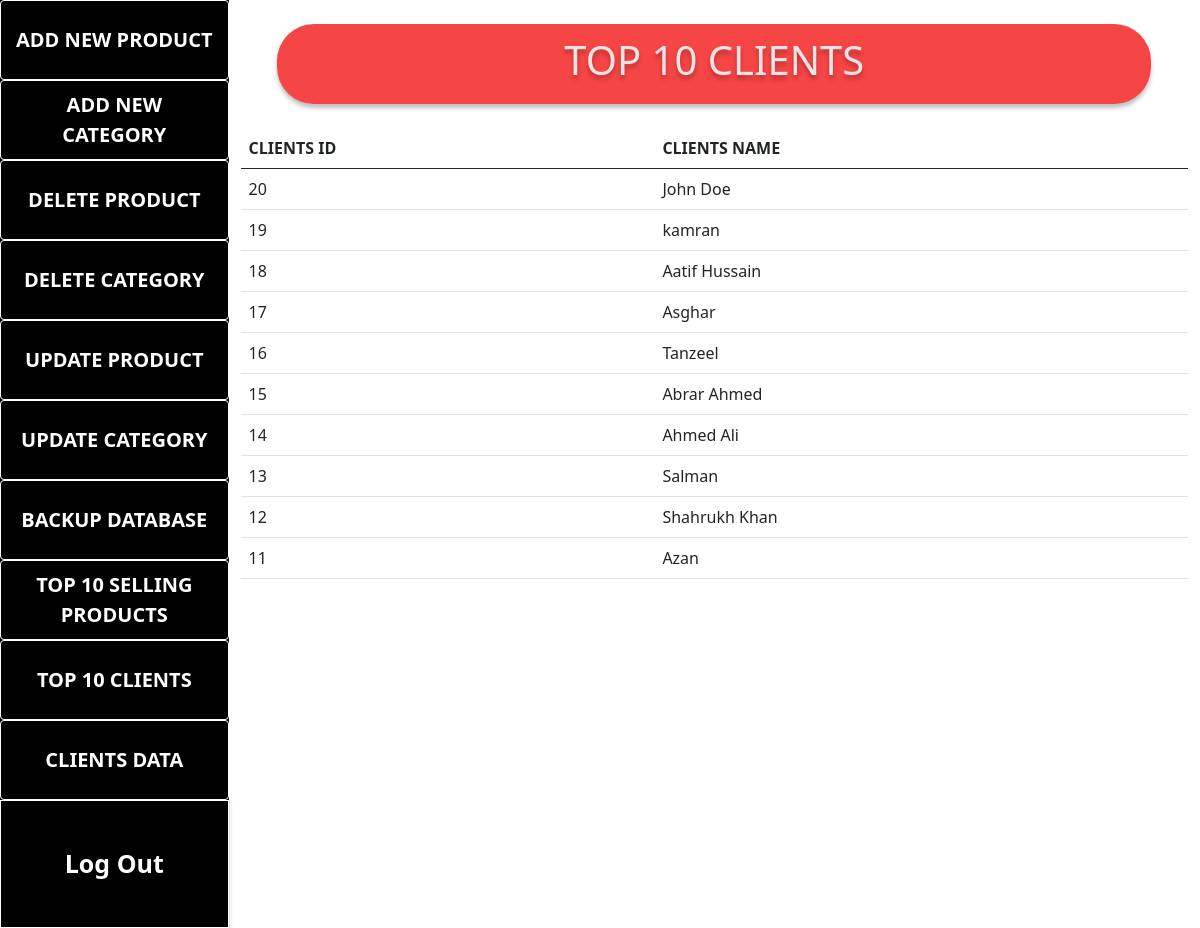
The page /top10clients.php on the database its author committed.
### tables this page shows
CREATE TABLE `users` (
  `id` int(11) NOT NULL,
  `username` varchar(255) NOT NULL,
  `email` varchar(255) NOT NULL,
  `password` varchar(255) NOT NULL
);

### top10clients.php (the view, shortened to what this page needs)
<?php include('config.php'); ?>
<!DOCTYPE html>
<html lang="en">
<head>
    <link href="https://cdn.jsdelivr.net/npm/bootstrap@5.0.2/dist/css/bootstrap.min.css" rel="stylesheet"
>
    <link rel="stylesheet" href="./adminstyle.css">
    <link rel="stylesheet" href="./whiteform.css">
</head>
<body>
    <div class="admin-dashboard-parent">
        <?php include('admin-sidebar.php') ?>
        <div class="admin-panel">
            <div class="container my-4 admin-header">
                <h1>TOP 10 CLIENTS</h1>
            </div>
            <div class="container products-data">
                <div class="products-data-table mb-5">
                    <table class="table responsive-table">
                        <thead>
                            <tr>
                                <th>CLIENTS ID</th>
                                <th>CLIENTS NAME</th>
                            </tr>
                        </thead>
                        <tbody>
                            <?php
                            $sql = "SELECT * FROM `users` ORDER BY id DESC LIMIT 10";
                            $top10c = mysqli_query($conn, $sql);
                            while ($rowtopc = mysqli_fetch_array($top10c)) { ?>
                                <tr>
                                    <td scope="row">
                                        <?php echo $rowtopc['id']; ?>
                                    </td>
                                    <td scope="row">
                                        <?php echo $rowtopc['username']; ?>
                                    </td>
                                </tr>
                                <?php
                            }
                            ?>
                        </tbody>
                    </table>
                </div>
            </div>
        </div>
    </div>
</body>
</html>

### adminstyle.css (style rules this page uses)
* { padding: 0px; margin: 0px; }
.admin-dashboard-parent { width: 100%; height: 100%; display: flex; gap: 0px; }
.admin-dashboard-parent .admin-panel { width: 85%; height: 100vh; background-color: #FFF; overflow-y: scroll; }
.admin-dashboard-parent .admin-panel .admin-header { width: 100%; height: 80px; padding: 12px 0px; color: #EBE4E4; text-align: center; text-shadow: 0px 4px 4px rgba(0, 0, 0, 0.25); font-family: 'Segoe UI', Tahoma, Geneva, Verdana, sans-serif; font-size: 60px; font-weight: 700; border-radius: 37px; background: #F64545; box-shadow: 0px 4px 4px 0px rgba(0, 0, 0, 0.25); }
@media (min-width:992px) and (max-width:1200px) { .admin-dashboard-parent .admin-panel .admin-header { width: 90%; } }
@media (min-width:1200px) and (max-width:1500px) { .admin-dashboard-parent .admin-panel .admin-header { width: 90%; } }

### whiteform.css (style rules this page uses)
::placeholder { color: #555; }

### rows shown on the page
users: id "20", username "John Doe"
users: id "19", username "kamran"
users: id "18", username "Aatif Hussain"
users: id "17", username "Asghar"
users: id "16", username "Tanzeel"
users: id "15", username "Abrar Ahmed"
users: id "14", username "Ahmed Ali"
users: id "13", username "Salman"
users: id "12", username "Shahrukh Khan"
users: id "11", username "Azan"
